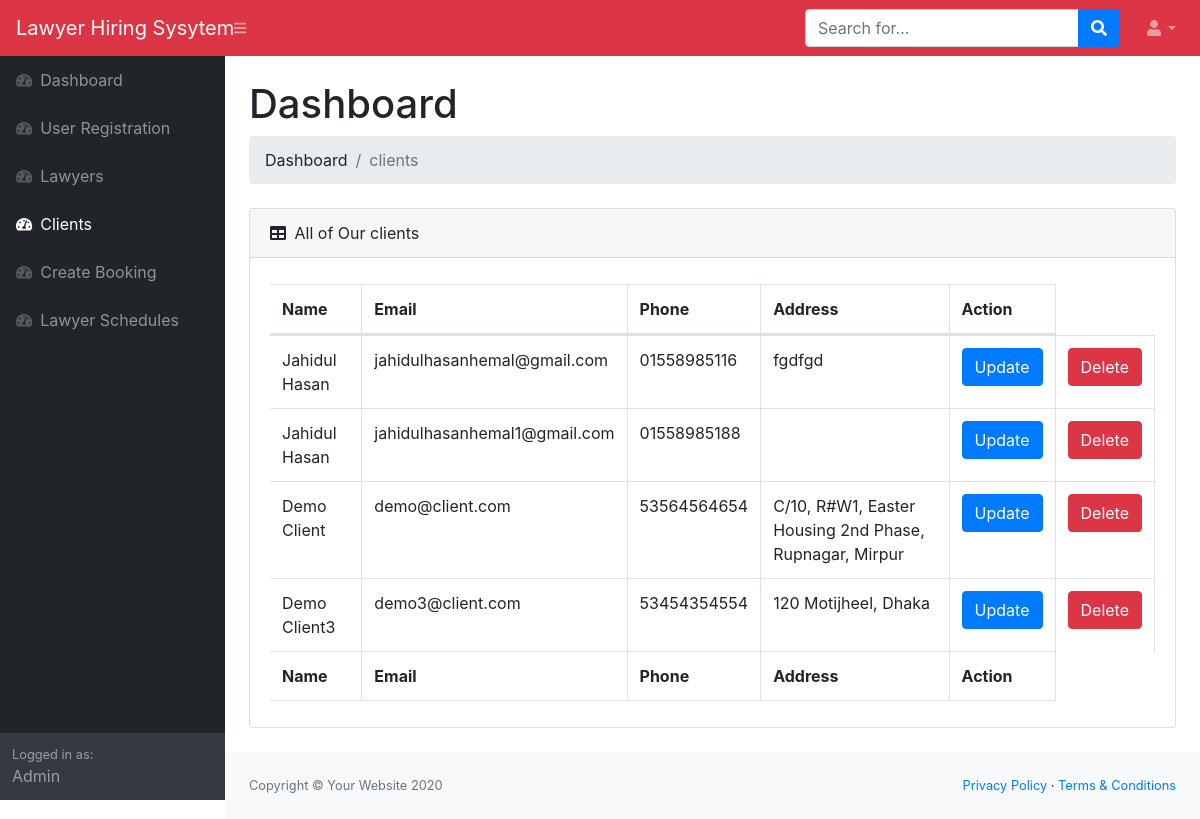
Page /dashboard/client/ (signed in) on the committed database.
### users/models.py (models this page shows)
class User(AbstractUser):
    USER_TYPE_CHOICES = (
        (1, 'admin'),
        (2, 'lawyer'),
        (3, 'clients'),
    )
    mobile_no = models.CharField("Mobile Number", max_length=11)
    address = models.TextField("Address")
    category = models.ForeignKey(Category, verbose_name='Select Lawyer Category', on_delete=models.CASCADE, blank=True, null=True)
    membership_id = models.CharField("Bar Membership ID", max_length=15, blank=True, null=True)
    image = models.ImageField("Profile Picture", upload_to=upload_directory, default='default.jpg')
    user_type = models.PositiveIntegerField(choices=USER_TYPE_CHOICES, default=1, blank=True, null=True)
    bio = models.TextField("Bio", null=True, blank=True)
    exp = models.CharField("Experience", max_length=2, null=True, blank=True)
    fee = models.CharField("Consultaion Fee", max_length=100, null=True, blank=True)

### users/views.py (the view)
# urls.py: path('dashboard/client/', dclients, name='d-client'),
@login_required
def dclients(request):
    clients = User.objects.filter(user_type=3)
    ctx = {
        'clients' : clients
    }
    return render(request, 'users/dashboard/client.html', context=ctx)

### users/templates/users/dashboard/client.html
{% extends 'users/dashboard/base.html' %}
{% load crispy_forms_tags %}
{% block content %}
<h1 class="mt-4">Dashboard</h1>
<ol class="breadcrumb mb-4">
    <li class="breadcrumb-item">Dashboard</li>
    <li class="breadcrumb-item active">clients</li>
</ol>
<div class="card mb-4">
    <div class="card-header">
        <i class="fas fa-table mr-1"></i>
        All of Our clients
    </div>
    <div class="card-body">
        <div class="table-responsive">
            <table class="table table-bordered" id="dataTable" width="100%" cellspacing="0">
                <thead>
                    <tr>
                        <th>Name</th>
                        <th>Email</th>
                        <th>Phone</th>
                        <th>Address</th>
                        <th>Action</th>
                    </tr>
                </thead>
                <tfoot>
                    <tr>
                        <th>Name</th>
                        <th>Email</th>
                        <th>Phone</th>
                        <th>Address</th>
                        <th>Action</th>
                    </tr>
                </tfoot>
                <tbody>
                    {% for client in clients %}
                        <tr>
                            <td>{{ client.first_name }} {{ client.last_name }}</td>
                            <td>{{ client.email }}</td>
                            <td>{{ client.mobile_no }}</td>
                            <td>{{ client.address }}</td>
                            <td><a href="{% url 'dclient-update' client.id %}" class="btn btn-primary">Update</a></td>
                            <td><a href="{% url 'user-delete' client.id %}" class="btn btn-danger">Delete</a></td>
                        </tr>
                    {% endfor %}
                </tbody>
            </table>
        </div>
    </div>
</div>
{% endblock content %}

### rows in the picture
User: first_name "Jahidul", last_name "Hasan", email "jahidulhasanhemal@gmail.com", mobile_no "01558985116", address "fgdfgd"
User: first_name "Jahidul", last_name "Hasan", email "jahidulhasanhemal1@gmail.com", mobile_no "01558985188"
User: first_name "Demo", last_name "Client", email "demo@client.com", mobile_no "53564564654", address "C/10, R#W1, Easter Housing 2nd Phase, Rupnagar, Mirpur"
User: first_name "Demo", last_name "Client3", email "demo3@client.com", mobile_no "53454354554", address "120 Motijheel, Dhaka"
